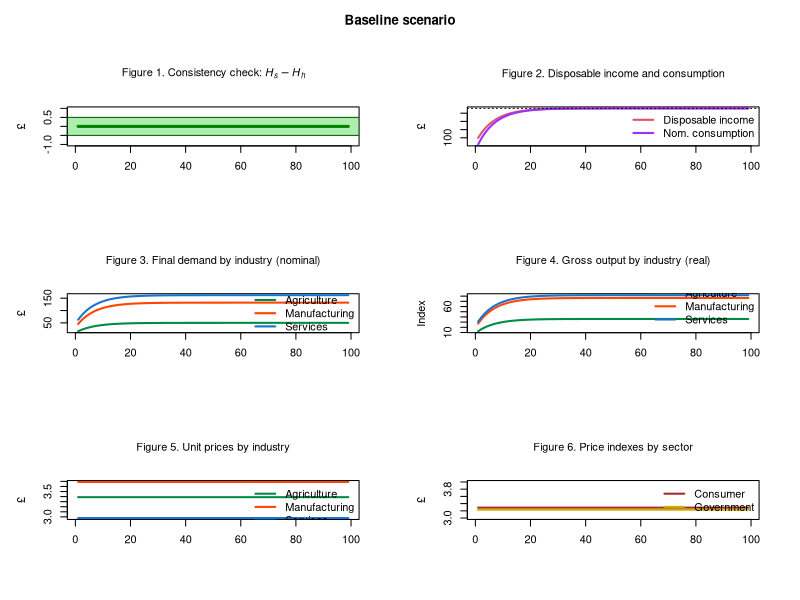
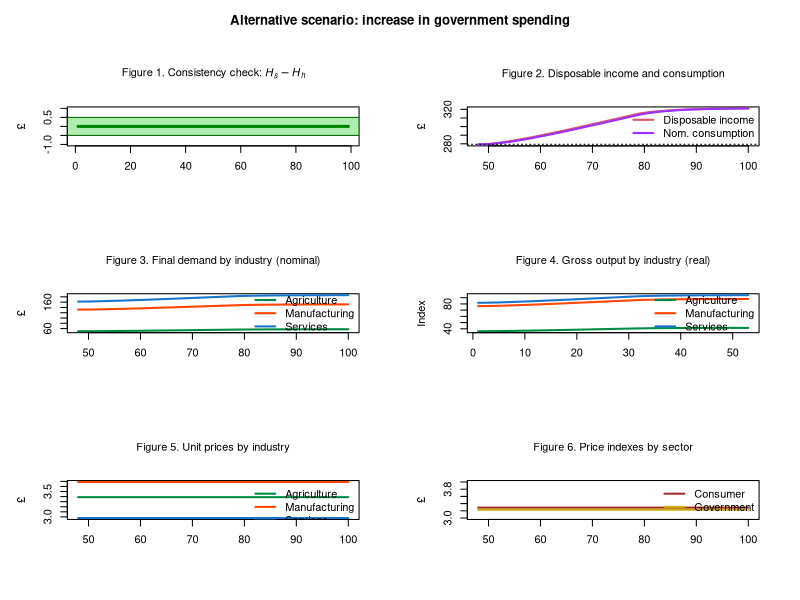

Reproduce these figures in R, in order.
# 3IO-SFC MODEL (BASED ON MODEL PC + 3-INDUSTRY IO TABLES)
# Created by Marco Veronese Passarella
# Last revision: 6 August 2025

# PREPARE THE ENVIRONMENT ####

# Clear Environment
rm(list=ls(all=TRUE))

# Clear Plots
if(!is.null(dev.list())) dev.off()

# Clear Console
cat("\014")

# Set directory/folder
#setwd("C:/Users/...")

# set number of periods
nPeriods = 100

# Set number of scenarios
nScenarios = 2 

# Set number of industries
nIndustries = 3

# Define number of iterations
nIterations <- 100

# SET THE COEFFICIENTS (EXOGENOUS VARIABLES AND PARAMETERS) ####

alpha10 <- 0.8 #Autonomous component of propensity to consume out of income
alpha11 <- 8 #Interest rate elasticity of propensity to consume out of income (minus sign)
alpha2 <- 0.4 #Propensity to consume out of wealth
w <- 0.4 #Uniform wage rate
mu <- 0.875 #Uniform mark-up
pr1 <- 1 #Labour productivity in industry 1
pr2 <- 1 #Labour productivity in industry 2
pr3 <- 1 #Labour productivity in industry 3
lambda0 <- 0.635 #Autonomous share of bills
lambda1 <- 5 #Elasticity of bills demand to interest rate
lambda2 <- 0.01 #Elasticity of bills demand to yd/v
theta <- 0.2 #Tax rate on income
r_bar <- matrix(data=0.025,nrow=nScenarios,ncol=nPeriods) #Interest rate as policy instrument
beta1_c_bar <- 0.15 #Household consumption share of product 1
beta2_c_bar <- 0.35 #Household consumption share of product 2
beta3_c_bar <- 0.50 #Household consumption share of product 3
beta1_g_bar <- 0.10 #Government consumption share of product 1
beta2_g_bar <- 0.30 #Government consumption share of product 2
beta3_g_bar <- 0.60 #Government consumption share of product 3
a11 <- 0.11 #Quantity of product 1 necessary to produce one unit of product 1
a12 <- 0.12 #Quantity of product 1 necessary to produce one unit of product 2
a13 <- 0.10 #Quantity of product 1 necessary to produce one unit of product 3
a21 <- 0.21 #Quantity of product 2 necessary to produce one unit of product 1
a22 <- 0.22 #Quantity of product 2 necessary to produce one unit of product 2
a23 <- 0.20 #Quantity of product 2 necessary to produce one unit of product 3
a31 <- 0.15 #Quantity of product 3 necessary to produce one unit of product 1
a32 <- 0.18 #Quantity of product 3 necessary to produce one unit of product 2
a33 <- 0.10 #Quantity of product 3 necessary to produce one unit of product 3

# CREATE VARIABLES AND ATTRIBUTE INITIAL VALUES ####

# Use 'array' function to create 3-dimension variables
x <- array(data=0,dim=c(nScenarios,nPeriods,nIndustries)) #Gross output by industry (real)
d <- array(data=0,dim=c(nScenarios,nPeriods,nIndustries)) #Demand by industry (real)
beta_c <- array(data=0,dim=c(nScenarios,nPeriods,nIndustries)) #Real consumption composition
beta_g <- array(data=0,dim=c(nScenarios,nPeriods,nIndustries)) #Real government expenditure composition
p <- array(data=1,dim=c(nScenarios,nPeriods,nIndustries)) #Unit prices

# Create matrix of coefficients
A <- matrix(data=0,nrow=nIndustries,ncol=nIndustries) #2D matrix of technical coefficients
I <- diag(x=1, nrow=nIndustries, ncol=nIndustries) #2D diagonal matrix
A4 <- array(data=0,dim=c(nScenarios,nPeriods,nIndustries,nIndustries)) #4D matrix of technical coefficients

# Other 2-dimension variables
alpha1 <- matrix(data=alpha10-alpha11*r_bar,nrow=nScenarios,ncol=nPeriods) #Propensity to consume out of income
b_cb <- matrix(data=0,nrow=nScenarios,ncol=nPeriods) #Government bills held by Central Bank
b_h <- matrix(data=0,nrow=nScenarios,ncol=nPeriods) #Government bills held by households
b_s <- matrix(data=0,nrow=nScenarios,ncol=nPeriods) #Government bills supplied by government
h_h <- matrix(data=0,nrow=nScenarios,ncol=nPeriods) #Cash money held by households
h_s <- matrix(data=0,nrow=nScenarios,ncol=nPeriods) #Cash money supplied by central bank
r <- matrix(data=r_bar,nrow=nScenarios,ncol=nPeriods) #Interest rate on government bills
t <- matrix(data=0,nrow=nScenarios,ncol=nPeriods) #Taxes
v <- matrix(data=0,nrow=nScenarios,ncol=nPeriods) #Households wealth
yd <- matrix(data=0,nrow=nScenarios,ncol=nPeriods) #Disposable income of households
cons <- matrix(data=0,nrow=nScenarios,ncol=nPeriods) #Consumption (real)
g <- matrix(data=20,nrow=nScenarios,ncol=nPeriods) #Government expenditure (real)
y <- matrix(data=0,nrow=nScenarios,ncol=nPeriods) #Value of net output (GDP)
p_c <- matrix(data=1,nrow=nScenarios,ncol=nPeriods) #Average price for the consumers
p_g <- matrix(data=1,nrow=nScenarios,ncol=nPeriods) #Average price for the government
infl <- matrix(data=1,nrow=nScenarios,ncol=nPeriods) #Inflation tax (see Godley and Lavoie, 9.2.4 and 9.3.1)

# RUN THE MODEL ####

# DEFINE THE LOOPS

# Choose scenario
for (j in 1:nScenarios){
  
  # Define time loop
  for (i in 2:nPeriods){
    
    # Define iterations
    for (iterations in 1:nIterations){
      
      # Add alternative scenarios as exogenous shocks
      
      # Shock 1: higher government spending
      if (i>=50 && j==2){
          if(g[j,i-1]>=23){g[j,i]=23}else{g[j,i]=g[j,i-1]+0.1} # Option 1: growing over time
          #g[j,i]=23 # Option 2: one-off shock
        }
      
      # A) Matrix of technical coefficients ####
      
      # 4D matrix of technical coefficients
      A4[j,i,,]=matrix(c(a11,a12,a13,
                         a21,a22,a23,
                         a31,a32,a33), nrow=3, byrow=TRUE)                  
      
      # 2D matrix of technical coefficients
      A = A4[j,i,,]          
      
      
      # B) Define consumption shares ####
      
      # Household real consumption shares
      beta_c[j,i,1]=beta1_c_bar
      beta_c[j,i,2]=beta2_c_bar
      beta_c[j,i,3]=beta3_c_bar
      
      # Government real consumption shares
      beta_g[j,i,1]=beta1_g_bar
      beta_g[j,i,2]=beta2_g_bar
      beta_g[j,i,3]=beta3_g_bar
      
      
      # C) Input-output structure ####
      
      # Real final demand vector by industry - eq. 14
      d[j,i,] = beta_c[j,i,]*cons[j,i] + beta_g[j,i,]*g[j,i]
      
      # Real gross output by industry  - eq. 15
      x[j,i,] = solve(I-A) %*% d[j,i,]
      
      # Value of net output (GDP)  - eq. 1.A
      y[j,i] = t(p[j,i,]) %*% d[j,i,]
      
      
      # D) Price setting ####
      
      # Set unit prices for each industry
      p[j,i,1] = (w/pr1) + (p[j,i,1]*A[1,1] + p[j,i,2]*A[2,1] + p[j,i,3]*A[3,1])*(1 + mu) 
      p[j,i,2] = (w/pr2) + (p[j,i,1]*A[1,2] + p[j,i,2]*A[2,2] + p[j,i,3]*A[3,2])*(1 + mu) 
      p[j,i,3] = (w/pr3) + (p[j,i,1]*A[1,3] + p[j,i,2]*A[2,3] + p[j,i,3]*A[3,3])*(1 + mu) 
      
      # Average price for the consumers - eq. 17
      p_c[j,i] = t(p[j,i,]) %*% beta_c[j,i,]
      
      # Average price for the government - eq. 18
      p_g[j,i] = t(p[j,i,]) %*% beta_g[j,i,]
      
      
      # E) Households' behaviour ####
      
      # Disposable income - eq. 2
      yd[j,i] = y[j,i] - t[j,i] + r[j,i-1]*b_h[j,i-1]
      
      # Wealth accumulation - eq. 4 
      v[j,i] = v[j,i-1] + (yd[j,i] - p_c[j,i]*cons[j,i])
      
      # Real consumption function with no monetary illusion - eq. 5.A.1 
      cons[j,i] = alpha1[j,i]*((yd[j,i]/p_c[j,i])-infl[j,i]) + alpha2*v[j,i-1]/p_c[j,i]
      
      #Endogenous propensity to consume out of income
      alpha1[j,i] = alpha10 - alpha11*r[j,i-1]   
      
      # Inflation tax for households - eq. 5.A.1
      infl[j,i] = ((p_c[j,i]-p_c[j,i-1])/p_c[j,i-1])*(v[j,i-1]/p_c[j,i])
      
      
      # F) Portfolio equations ####
      
      # Demand for cash money - eq. 6
      h_h[j,i] = v[j,i] - b_h[j,i]
      
      # Demand for government bills - eq. 7
      b_h[j,i] = v[j,i]*(lambda0 + lambda1*r[j,i] - lambda2*(yd[j,i]/v[j,i]))
      
      
      # G) Government ####
      
      # Tax payments - eq. 3 
      t[j,i] = theta*(y[j,i] + r[j,i-1]*b_h[j,i-1])
      
      # Supply of government bills - eq. 8
      b_s[j,i] = b_s[j,i-1] + ( p_g[j,i]*g[j,i] + r[j,i-1]*b_s[j,i-1]) - (t[j,i] + r[j,i-1]*b_cb[j,i-1])
      
      
      # H) Central bank ####
      
      # Supply of cash - eq. 9
      h_s[j,i] = h_s[j,i-1] + b_cb[j,i] - b_cb[j,i-1]
      
      # Government bills held by the central bank - eq. 10
      b_cb[j,i] = b_s[j,i] - b_h[j,i]
      
      # Interest rate as policy instrument - eq. 11
      r[j,i] = r_bar[j,i]
      
    }
  }
}

# DEFINE PLOTTING LAYOUT AND COLOURS ####

# Layout
layout(matrix(c(1:6), 3, 2, byrow = TRUE))
par(mar = c(5.1+1, 4.1+1, 4.1+1, 2.1+1), 
    oma = c(0, 0, 3, 0))  

# Customized colours
mycol1 <- rgb(0, 200, 0, max = 255, alpha = 80)

# Considered time span
tspan <- nPeriods

# CONSISTENCY CHECK (REDUNDANT EQUATION) ####

# Create consistency statement and other info ####
aerror<-0
error<-0
for (j in 1:nScenarios){
  for (i in 2:(nPeriods-1)){
    error <- error + (h_s[j,i]-h_h[j,i])^2}}
aerror <- error/(nPeriods*nPeriods)
if ( aerror<0.01 ){cat(" *********************************** \n Good news! The model is watertight! \n", "Average error =", aerror, "< 0.01 \n", "Cumulative error =", error, "\n ***********************************")} else{
  if ( aerror<1 && aerror<1 ){cat(" *********************************** \n Minor issues with model consistency \n", "Average error =", aerror, "> 0.1 \n", "Cumulative error =", error, "\n ***********************************")}
  else{cat(" ******************************************* \n Warning: the model is not fully consistent! \n", "Average error =", aerror, "> 1 \n", "Cumulative error =", error, "\n *******************************************")} }      
cat("\n Number of industries =", nIndustries)
cat("\n Number of scenarios =", nScenarios)
cat("\n Number of iterations/t =", nIterations)
cat("\n ***********************************")

# Figure 1: redundant equation
plot(h_s[1,2:tspan]-h_h[1,2:tspan], type="l", col="darkgreen",lwd=3,lty=1,font.main=1,cex.main=1,
     main=expression("Figure 1. Consistency check: " * italic(H[phantom("")]["s"]) - italic(H[phantom("")]["h"])),
     cex.axis=1,cex.lab=1,ylab = '\u00A3',
     xlab = '',ylim = range(-1,1))
rect(xleft=-10,xright=tspan*1.1,ybottom=-0.5,ytop=0.5,col=mycol1,border=NA)
abline(h=c(-0.5,0.5),lwd=1,col="darkgreen")

# PLOT RESULTS FOR THE BASELINE SCENARIO ####

# Add title
title("Baseline scenario", outer = TRUE)

# Figure 2: disposable income and consumption
plot(yd[1,2:tspan],type="l", col=2, lwd=2, lty=1, font.main=1,cex.main=1,
     main="Figure 2. Disposable income and consumption",
     ylab = '\u00A3',xlab = '',ylim = range(min(cons[1,2:tspan]*p_c[1,2:tspan]),max(yd[1,2:tspan])),
     cex.axis=1,cex.lab=1)
lines(cons[1,2:tspan]*p_c[1,2:tspan],type="l",lwd=2,lty=1,col="purple1")
legend("right",c("Disposable income","Nom. consumption"),  bty = "n",
       cex=1, lty=c(1,1), lwd=c(2,2), col = c(2,"purple1"), box.lty=0)
abline(h=yd[1,nPeriods],col=1,lty=3)

# Figure 3: Final demand by industry 
plot(d[1,2:tspan,1]*p[1,2:tspan,1],type="l",lwd=2,col="springgreen4",
     main="Figure 3. Final demand by industry (nominal)",
     font.main=1,cex.main=1,
     ylab = '£',xlab = '',ylim=range(max(p[1,2:tspan,]*d[1,2:tspan,]),min(p[1,2:tspan,]*d[1,2:tspan,])))
lines(p[1,2:tspan,2]*d[1,2:tspan,2],type="l",lwd=2,col="orangered",lty=1)
lines(p[1,2:tspan,3]*d[1,2:tspan,3],type="l",lwd=2,col="dodgerblue3",lty=1)
legend("right",c("Agriculture","Manufacturing","Services"),  bty = 'n', cex=1, lty=c(1,1,1), lwd=c(2,2,2), col = c("springgreen4","orangered","dodgerblue3"), box.lty=0)

# Figure 4: Gross outputs by industry 
plot(x[1,2:tspan,1],type="l",lwd=2,col="springgreen4",
     main="Figure 4. Gross output by industry (real)",
     font.main=1,cex.main=1,
     ylab = 'Index',xlab = '',ylim=range(min(x[1,2:tspan,]),max(x[1,2:tspan,])))
lines(x[1,2:tspan,2],type="l",lwd=2,col="orangered",lty=1)
lines(x[1,2:tspan,3],type="l",lwd=2,col="dodgerblue3",lty=1)
legend("bottomright",c("Agriculture","Manufacturing","Services"),  bty = 'n', cex=1, lty=c(1,1,1), lwd=c(2,2,2), col = c("springgreen4","orangered","dodgerblue3"), box.lty=0)

# Figure 5: Unit prices by industry 
plot(p[1,2:tspan,1],type="l",lwd=2,col="springgreen4",
     main="Figure 5. Unit prices by industry",
     font.main=1,cex.main=1,
     ylab = '£',xlab = '',ylim=range(min(p[1,2:tspan,]),max(p[1,2:tspan,])))
lines(p[1,2:tspan,2],type="l",lwd=2,col="orangered",lty=1)
lines(p[1,2:tspan,3],type="l",lwd=2,col="dodgerblue3",lty=1)
legend("topright",c("Agriculture","Manufacturing","Services"),  bty = 'n', cex=1, lty=c(1,1,1), lwd=c(2,2,2), col = c("springgreen4","orangered","dodgerblue3"), box.lty=0)

# Figure 6: Price indexes by sector 
plot(p_c[1,2:tspan],type="l",lwd=2,col="brown",
     main="Figure 6. Price indexes by sector",
     font.main=1,cex.main=1,
     ylab = '£',xlab = '',ylim=range(3,4))
lines(p_g[1,2:tspan],type="l",lwd=2,col="gold3",lty=1)
legend("topright",c("Consumer","Government"),  bty = 'n', cex=1, lty=c(1,1), lwd=c(2,2), col = c("brown","gold3"), box.lty=0)

# PLOT RESULTS FOR THE ALTERNATIVE SCENARIO ####

# Adjust plotting period
period = 48:tspan

# Figure 1: redundant equation
plot(h_s[2,2:tspan]-h_h[2,2:tspan], type="l", col="darkgreen",lwd=3,lty=1,font.main=1,cex.main=1,
     main=expression("Figure 1. Consistency check: " * italic(H[phantom("")]["s"]) - italic(H[phantom("")]["h"])),
     cex.axis=1,cex.lab=1,ylab = '\u00A3',
     xlab = '',ylim = range(-1,1))
rect(xleft=-10,xright=tspan*1.1,ybottom=-0.5,ytop=0.5,col=mycol1,border=NA)
abline(h=c(-0.5,0.5),lwd=1,col="darkgreen")

# Add title
title("Alternative scenario: increase in government spending", outer = TRUE)

# Figure 2: disposable income and consumption
plot(period,yd[2,48:tspan],type="l", col=2, lwd=2, lty=1, font.main=1,cex.main=1,
     main="Figure 2. Disposable income and consumption",
     ylab = '\u00A3',xlab = '',ylim = range(min(cons[2,48:tspan]*p_c[2,48:tspan]),max(yd[2,48:tspan])),
     cex.axis=1,cex.lab=1)
lines(period,cons[2,48:tspan]*p_c[2,48:tspan],type="l",lwd=2,lty=1,col="purple1")
legend("right",c("Disposable income","Nom. consumption"),  bty = "n",
       cex=1, lty=c(1,1), lwd=c(2,2), col = c(2,"purple1"), box.lty=0)
abline(h=yd[1,nPeriods],col=1,lty=3)

# Figure 3: Final demand by industry 
plot(period,d[2,48:tspan,1]*p[2,48:tspan,1],type="l",lwd=2,col="springgreen4",
     main="Figure 3. Final demand by industry (nominal)",
     font.main=1,cex.main=1,
     ylab = '£',xlab = '',ylim=range(max(p[2,48:tspan,]*d[2,48:tspan,]),min(p[2,48:tspan,]*d[2,48:tspan,])))
lines(period,p[2,48:tspan,2]*d[2,48:tspan,2],type="l",lwd=2,col="orangered",lty=1)
lines(period,p[2,48:tspan,3]*d[2,48:tspan,3],type="l",lwd=2,col="dodgerblue3",lty=1)
legend("right",c("Agriculture","Manufacturing","Services"),  bty = 'n', cex=1, lty=c(1,1,1), lwd=c(2,2,2), col = c("springgreen4","orangered","dodgerblue3"), box.lty=0)

# Figure 4: Gross outputs by industry 
plot(x[2,48:tspan,1],type="l",lwd=2,col="springgreen4",
     main="Figure 4. Gross output by industry (real)",
     font.main=1,cex.main=1,
     ylab = 'Index',xlab = '',ylim=range(min(x[2,48:tspan,]),max(x[2,48:tspan,])))
lines(x[2,48:tspan,2],type="l",lwd=2,col="orangered",lty=1)
lines(x[2,48:tspan,3],type="l",lwd=2,col="dodgerblue3",lty=1)
legend("right",c("Agriculture","Manufacturing","Services"),  bty = 'n', cex=1, lty=c(1,1,1), lwd=c(2,2,2), col = c("springgreen4","orangered","dodgerblue3"), box.lty=0)

# Figure 5: Unit prices by industry 
plot(period,p[2,48:tspan,1],type="l",lwd=2,col="springgreen4",
     main="Figure 5. Unit prices by industry",
     font.main=1,cex.main=1,
     ylab = '£',xlab = '',ylim=range(min(p[2,48:tspan,]),max(p[2,48:tspan,])))
lines(period,p[2,48:tspan,2],type="l",lwd=2,col="orangered",lty=1)
lines(period,p[2,48:tspan,3],type="l",lwd=2,col="dodgerblue3",lty=1)
legend("topright",c("Agriculture","Manufacturing","Services"),  bty = 'n', cex=1, lty=c(1,1,1), lwd=c(2,2,2), col = c("springgreen4","orangered","dodgerblue3"), box.lty=0)

# Figure 6: Price indexes by sector 
plot(period,p_c[2,48:tspan],type="l",lwd=2,col="brown",
     main="Figure 6. Price indexes by sector",
     font.main=1,cex.main=1,
     ylab = '£',xlab = '',ylim=range(3,4))
lines(period,p_g[2,48:tspan],type="l",lwd=2,col="gold3",lty=1)
legend("topright",c("Consumer","Government"),  bty = 'n', cex=1, lty=c(1,1), lwd=c(2,2), col = c("brown","gold3"), box.lty=0)
